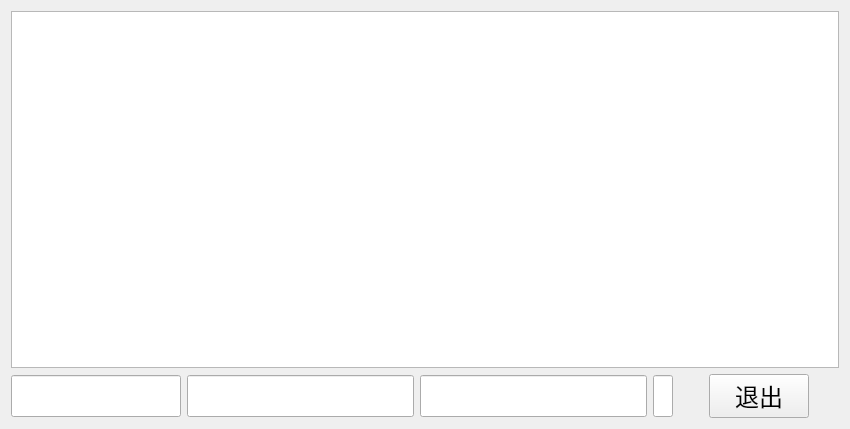
<?xml version="1.0" encoding="UTF-8"?>
<ui version="4.0">
 <class>dialog_chart</class>
 <widget class="QDialog" name="dialog_chart">
  <property name="geometry">
   <rect>
    <x>0</x>
    <y>0</y>
    <width>850</width>
    <height>429</height>
   </rect>
  </property>
  <property name="sizePolicy">
   <sizepolicy hsizetype="Expanding" vsizetype="Expanding">
    <horstretch>0</horstretch>
    <verstretch>0</verstretch>
   </sizepolicy>
  </property>
  <property name="maximumSize">
   <size>
    <width>850</width>
    <height>16777215</height>
   </size>
  </property>
  <property name="font">
   <font>
    <family>宋体</family>
    <pointsize>18</pointsize>
   </font>
  </property>
  <property name="windowTitle">
   <string>绘图显示</string>
  </property>
  <layout class="QGridLayout" name="gridLayout">
   <item row="0" column="0">
    <layout class="QGridLayout" name="gridLayout_2">
     <item row="0" column="0">
      <widget class="QChartView" name="widget">
       <property name="sizePolicy">
        <sizepolicy hsizetype="Minimum" vsizetype="MinimumExpanding">
         <horstretch>0</horstretch>
         <verstretch>0</verstretch>
        </sizepolicy>
       </property>
      </widget>
     </item>
     <item row="1" column="0">
      <layout class="QHBoxLayout" name="horizontalLayout_2">
       <item>
        <widget class="QLineEdit" name="Edit_NUMline">
         <property name="maximumSize">
          <size>
           <width>170</width>
           <height>16777215</height>
          </size>
         </property>
        </widget>
       </item>
       <item>
        <widget class="QLineEdit" name="Edit_Xrange"/>
       </item>
       <item>
        <widget class="QLineEdit" name="Edit_Yrange"/>
       </item>
       <item>
        <widget class="QLineEdit" name="Edit_theme">
         <property name="maximumSize">
          <size>
           <width>20</width>
           <height>16777215</height>
          </size>
         </property>
        </widget>
       </item>
       <item>
        <spacer name="horizontalSpacer">
         <property name="orientation">
          <enum>Qt::Horizontal</enum>
         </property>
         <property name="sizeHint" stdset="0">
          <size>
           <width>10</width>
           <height>20</height>
          </size>
         </property>
        </spacer>
       </item>
       <item>
        <widget class="QPushButton" name="quitButton">
         <property name="sizePolicy">
          <sizepolicy hsizetype="Minimum" vsizetype="Minimum">
           <horstretch>0</horstretch>
           <verstretch>0</verstretch>
          </sizepolicy>
         </property>
         <property name="minimumSize">
          <size>
           <width>100</width>
           <height>30</height>
          </size>
         </property>
         <property name="maximumSize">
          <size>
           <width>16777215</width>
           <height>16777215</height>
          </size>
         </property>
         <property name="text">
          <string>退出</string>
         </property>
         <property name="autoDefault">
          <bool>false</bool>
         </property>
        </widget>
       </item>
       <item>
        <spacer name="horizontalSpacer_2">
         <property name="orientation">
          <enum>Qt::Horizontal</enum>
         </property>
         <property name="sizeHint" stdset="0">
          <size>
           <width>10</width>
           <height>20</height>
          </size>
         </property>
        </spacer>
       </item>
      </layout>
     </item>
    </layout>
   </item>
  </layout>
 </widget>
 <customwidgets>
  <customwidget>
   <class>QChartView</class>
   <extends>QListWidget</extends>
   <header>qchartview.h</header>
  </customwidget>
 </customwidgets>
 <resources/>
 <connections/>
</ui>
